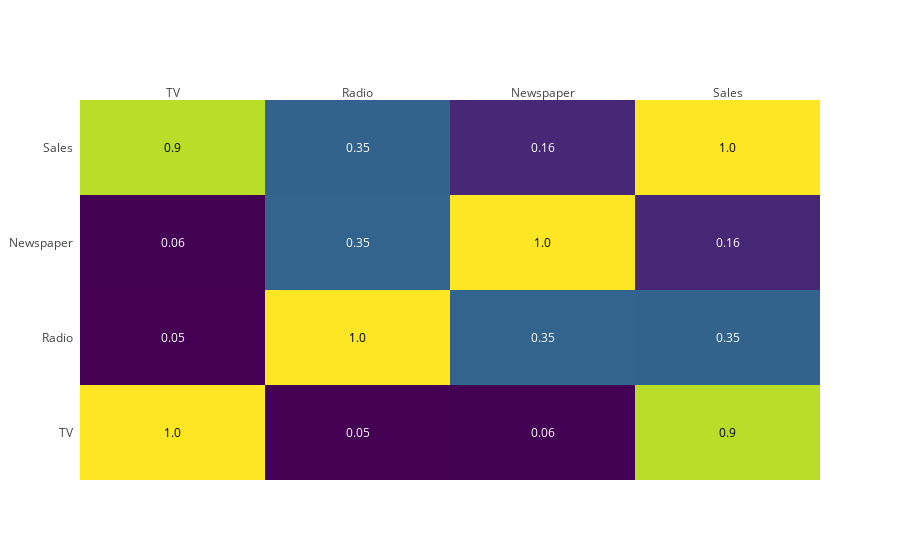

Source (notebook cell):
### Code cell
z = advertising.corr().values
x = ['TV', 'Radio', 'Newspaper', 'Sales']
y = ['TV', 'Radio', 'Newspaper', 'Sales']
z_text = np.around(z, decimals=2)

# data = [go.Heatmap( z=advertising.corr(), colorscale='Viridis', annot=True)]
# data = [go.Heatmap( z=advertising.corr(), colorscale='Viridis' )]
fig = ff.create_annotated_heatmap(z=z, x=x, y=y, annotation_text=z_text, colorscale='Viridis')
# fig = ff.create_annotated_heatmap(z, colorscale='Viridis')

iplot(fig, filename='annotated_heatmap_text')

### Figure 1 — Plotly figure (JSON) as saved in the notebook; plotly's stock layout.template omitted (floating-point values rounded to 4 significant figures)
{"data": [{"colorscale": "Viridis", "reversescale": false, "showscale": false, "type": "heatmap", "uid": "543b1c62-5491-4e7c-9bb2-d6b560e9621a", "x": ["TV", "Radio", "Newspaper", "Sales"], "y": ["TV", "Radio", "Newspaper", "Sales"], "z": [[1, 0.05481, 0.05665, 0.9012], [0.05481, 1, 0.3541, 0.3496], [0.05665, 0.3541, 1, 0.158], [0.9012, 0.3496, 0.158, 1]]}], "layout": {"annotations": [{"font": {"color": "#000000"}, "showarrow": false, "text": "1.0", "x": "TV", "xref": "x", "y": "TV", "yref": "y"}, {"font": {"color": "#FFFFFF"}, "showarrow": false, "text": "0.05", "x": "Radio", "xref": "x", "y": "TV", "yref": "y"}, {"font": {"color": "#FFFFFF"}, "showarrow": false, "text": "0.06", "x": "Newspaper", "xref": "x", "y": "TV", "yref": "y"}, {"font": {"color": "#000000"}, "showarrow": false, "text": "0.9", "x": "Sales", "xref": "x", "y": "TV", "yref": "y"}, {"font": {"color": "#FFFFFF"}, "showarrow": false, "text": "0.05", "x": "TV", "xref": "x", "y": "Radio", "yref": "y"}, {"font": {"color": "#000000"}, "showarrow": false, "text": "1.0", "x": "Radio", "xref": "x", "y": "Radio", "yref": "y"}, {"font": {"color": "#FFFFFF"}, "showarrow": false, "text": "0.35", "x": "Newspaper", "xref": "x", "y": "Radio", "yref": "y"}, {"font": {"color": "#FFFFFF"}, "showarrow": false, "text": "0.35", "x": "Sales", "xref": "x", "y": "Radio", "yref": "y"}, {"font": {"color": "#FFFFFF"}, "showarrow": false, "text": "0.06", "x": "TV", "xref": "x", "y": "Newspaper", "yref": "y"}, {"font": {"color": "#FFFFFF"}, "showarrow": false, "text": "0.35", "x": "Radio", "xref": "x", "y": "Newspaper", "yref": "y"}, {"font": {"color": "#000000"}, "showarrow": false, "text": "1.0", "x": "Newspaper", "xref": "x", "y": "Newspaper", "yref": "y"}, {"font": {"color": "#FFFFFF"}, "showarrow": false, "text": "0.16", "x": "Sales", "xref": "x", "y": "Newspaper", "yref": "y"}, {"font": {"color": "#000000"}, "showarrow": false, "text": "0.9", "x": "TV", "xref": "x", "y": "Sales", "yref": "y"}, {"font": {"color": "#FFFFFF"}, "showarrow": false, "text": "0.35", "x": "Radio", "xref": "x", "y": "Sales", "yref": "y"}, {"font": {"color": "#FFFFFF"}, "showarrow": false, "text": "0.16", "x": "Newspaper", "xref": "x", "y": "Sales", "yref": "y"}, {"font": {"color": "#000000"}, "showarrow": false, "text": "1.0", "x": "Sales", "xref": "x", "y": "Sales", "yref": "y"}], "autosize": true, "xaxis": {"autorange": true, "dtick": 1, "gridcolor": "rgb(0, 0, 0)", "range": [-0.5, 3.5], "side": "top", "ticks": "", "type": "category"}, "yaxis": {"autorange": true, "dtick": 1, "range": [-0.5, 3.5], "ticks": "", "ticksuffix": "  ", "type": "category"}}}
